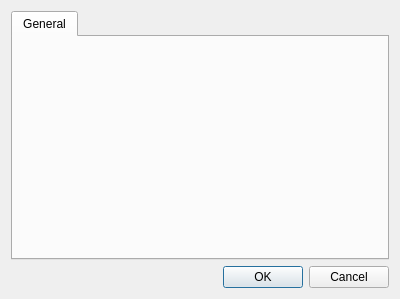
<?xml version="1.0" encoding="UTF-8"?>
<ui version="4.0">
 <class>DialogProjectSettings</class>
 <widget class="QDialog" name="DialogProjectSettings">
  <property name="geometry">
   <rect>
    <x>0</x>
    <y>0</y>
    <width>400</width>
    <height>299</height>
   </rect>
  </property>
  <property name="windowTitle">
   <string>Project Settings</string>
  </property>
  <layout class="QGridLayout" name="gridLayout_2">
   <item row="0" column="0">
    <layout class="QGridLayout" name="gridLayout">
     <item row="0" column="0">
      <widget class="QTabWidget" name="tabWidget">
       <property name="currentIndex">
        <number>0</number>
       </property>
       <widget class="QWidget" name="tabGeneral">
        <attribute name="title">
         <string>General</string>
        </attribute>
       </widget>
      </widget>
     </item>
    </layout>
   </item>
   <item row="1" column="0">
    <widget class="QDialogButtonBox" name="buttonBox">
     <property name="orientation">
      <enum>Qt::Horizontal</enum>
     </property>
     <property name="standardButtons">
      <set>QDialogButtonBox::Cancel|QDialogButtonBox::Ok</set>
     </property>
    </widget>
   </item>
  </layout>
 </widget>
 <resources/>
 <connections>
  <connection>
   <sender>buttonBox</sender>
   <signal>accepted()</signal>
   <receiver>DialogProjectSettings</receiver>
   <slot>accept()</slot>
   <hints>
    <hint type="sourcelabel">
     <x>248</x>
     <y>254</y>
    </hint>
    <hint type="destinationlabel">
     <x>157</x>
     <y>274</y>
    </hint>
   </hints>
  </connection>
  <connection>
   <sender>buttonBox</sender>
   <signal>rejected()</signal>
   <receiver>DialogProjectSettings</receiver>
   <slot>reject()</slot>
   <hints>
    <hint type="sourcelabel">
     <x>316</x>
     <y>260</y>
    </hint>
    <hint type="destinationlabel">
     <x>286</x>
     <y>274</y>
    </hint>
   </hints>
  </connection>
 </connections>
</ui>
